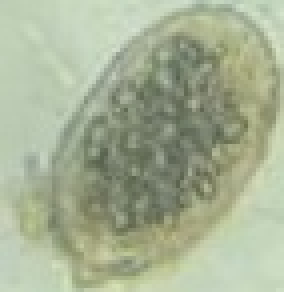
#> input picture src/projeto/src/main/java/org/example/parasitas/ancy1.jpeg, 71 x 73 px (shown 4 times larger); its folder holds only this picture in this run
$ python channels.py
#> lines starting #> are read from the running program, lines starting #| are printed output that depends on the picture; after the words box and inside, x2 and y2 are one past the last pixel; in counts of white or black regions, pixels touching at a corner belong together
import cv2 as cv
import matplotlib.pyplot as plt
import os
import numpy as np
files = os.listdir()

def convert_to_cmyk(image):
    # Normalizar a imagem para o intervalo [0, 1]
    img_normalized = image / 255.0
    R, G, B = cv.split(img_normalized)

    # Calculando os componentes CMY
    C = 1 - R
    M = 1 - G
    Y = 1 - B

    # Calculando o componente K
    K = np.min([C, M, Y], axis=0)

    # Ajustando os componentes CMY de acordo com K
    C = (C - K) / (1 - K + 1e-10)
    M = (M - K) / (1 - K + 1e-10)
    Y = (Y - K) / (1 - K + 1e-10)

    # Converter de volta para a faixa [0, 255]
    C = (C * 255).astype(np.uint8)
    M = (M * 255).astype(np.uint8)
    Y = (Y * 255).astype(np.uint8)
    K = (K * 255).astype(np.uint8)

    return C, M, Y, K

def create_circular_kernel(diameter):
    radius = diameter // 2
    kernel = np.zeros((diameter, diameter), dtype=np.uint8)
    cv.circle(kernel, (radius, radius), radius, 1, -1)
    return kernel

imgs:list = []
for file in files:
    if 'jpeg' in file:
        imgs.append(cv.imread(file))

plt.figure("Canais CMYK")
count = 1
for img in imgs:
    result = img.copy()
    img = cv.medianBlur(img, 7)
    img = cv.GaussianBlur(img, (7,7),0)

    img = cv.bilateralFilter(img, 5, 40, 0)

    red = img[:,:, 2]

    ycbcr = cv.cvtColor(img, cv.COLOR_BGR2YCrCb)
    cb = ycbcr[:,:,1]
    imSeg2 = cv.subtract(red,cb)
    plt.subplot(len(imgs), 5, count)
    plt.imshow(imSeg2, cmap='gray')
    # plt.title('Cyan')
    count +=1

    ret, binary1 = cv.threshold(imSeg2, 0, 255,  cv.THRESH_BINARY + cv.THRESH_OTSU)
    kernel = cv.getStructuringElement(cv.MORPH_ELLIPSE, (5, 5))
    binary1 = cv.bitwise_not(binary1)
    # binary = cv.morphologyEx(binary1, cv.MORPH_OPEN, kernel)
    imageTeste = result.copy()
    imageTeste[:,:,0] = cv.bitwise_and(imageTeste[:,:,0], binary1)
    imageTeste[:,:,1] = cv.bitwise_and(imageTeste[:,:,1], binary1)
    imageTeste[:,:,2] = cv.bitwise_and(imageTeste[:,:,2], binary1)
    imageTeste = cv.cvtColor(imageTeste, cv.COLOR_BGR2RGB)
    plt.subplot(len(imgs), 5, count)
    plt.imshow(imageTeste, cmap='gray')
    # plt.title('Cyan')
    count +=1


    # img[:,:,0] = cv.equalizeHist(img[:,:,0])
    # img[:,:,1] = cv.equalizeHist(img[:,:,1])
    # img[:,:,2] = cv.equalizeHist(img[:,:,2])
    C, M, Y, K = convert_to_cmyk(img)

    imSeg = cv.add(cv.add(Y, K), C)
    plt.subplot(len(imgs), 5, count)
    plt.imshow(imSeg, cmap='gray')
    # plt.title('Cyan')
    count +=1


    ret, binary1 = cv.threshold(imSeg, 0, 255,  cv.THRESH_BINARY + cv.THRESH_OTSU)
    kernel = cv.getStructuringElement(cv.MORPH_ELLIPSE, (5, 5))

    binary = cv.morphologyEx(binary1, cv.MORPH_OPEN, kernel)

    image = result.copy()
    image[:,:,0] = cv.bitwise_and(image[:,:,0], binary)
    image[:,:,1] = cv.bitwise_and(image[:,:,1], binary)
    image[:,:,2] = cv.bitwise_and(image[:,:,2], binary)
    image = cv.cvtColor(image, cv.COLOR_BGR2RGB)
    plt.subplot(len(imgs), 5, count)
    plt.imshow(image)
    # plt.title('Cyan')
    count +=1

    # noise removal
    kernel = np.ones((3,3),np.uint8)
    opening = cv.morphologyEx(binary,cv.MORPH_OPEN,kernel, iterations = 2)
    # sure background area
    sure_bg = cv.dilate(opening,kernel,iterations=3)
    # Finding sure foreground area
    dist_transform = cv.distanceTransform(opening,cv.DIST_L2,5)
    ret, sure_fg = cv.threshold(dist_transform,0.7*dist_transform.max(),255,0)
    # Finding unknown region
    sure_fg = np.uint8(sure_fg)
    unknown = cv.subtract(sure_bg,sure_fg)
    dist_transform = cv.distanceTransform(binary, cv.DIST_L2, 5)

    # [5 lines of commented-out code are left out]

    ret, markers = cv.connectedComponents(sure_fg)
    # Add one to all labels so that sure background is not 0, but 1
    markers = markers+1
    # Now, mark the region of unknown with zero
    markers[unknown==255] = 0
    markers = cv.watershed(img,markers)
    result[markers == -1] = [255,0,0]

    result = cv.cvtColor(result, cv.COLOR_BGR2RGB)
    plt.subplot(len(imgs), 5, count)
    plt.imshow(result, cmap='gray')
    # plt.title('Cyan')
    count +=1
#> this loop made 1 pass
#> (count, kernel) on pass 1: (6, [[1, 1, 1], [1, 1, 1], [1, 1, 1]])
#> pass 1, `red = img[:,:, 2]`:
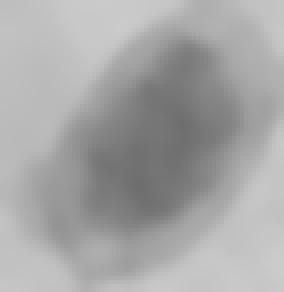
#> red: shape (73, 71) (shown 4 times larger); min 110, max 203, mean 166.2
#> after the loop:
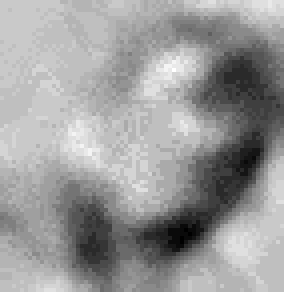
#> Y: shape (73, 71) (shown 4 times larger); min 0, max 24, mean 14.5; drawn with min black and max white
#> after the loop:
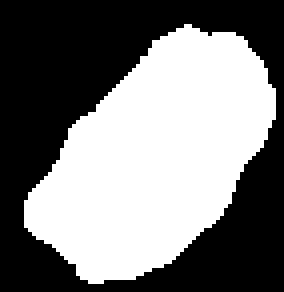
#> binary: shape (73, 71) (shown 4 times larger); 48.3% white; 1 white region, box (x1, y1, x2, y2) and area: (6, 6, 69, 71) 2501
#> after the loop: binary1: shape (73, 71); 48.4% white; 1 white region, box (x1, y1, x2, y2) and area: (5, 6, 70, 72) 2511
#> after the loop:
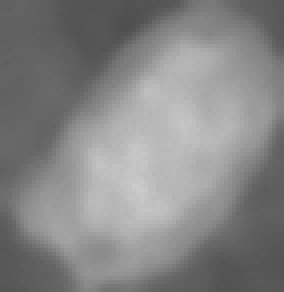
#> imSeg: shape (73, 71) (shown 4 times larger); min 78, max 203, mean 133.3
#> after the loop:
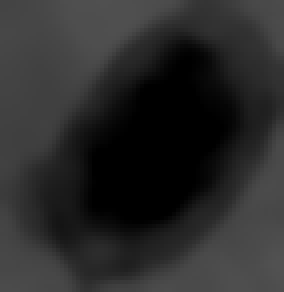
#> imSeg2: shape (73, 71) (shown 4 times larger); min 0, max 81, mean 42.2
#> after the loop:
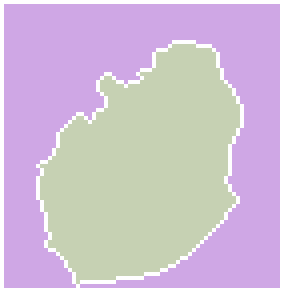
#> markers: shape (73, 71) int32 (shown 4 times larger); 3 distinct labels, from -1 to 2; one colour per label, 0 black, -1 white
#> after the loop: opening: shape (73, 71); 48.1% white; 1 white region, box (x1, y1, x2, y2) and area: (6, 7, 69, 70) 2495
#> after the loop: sure_bg: shape (73, 71); 63.2% white; 2 black regions, box (x1, y1, x2, y2) and area: (0, 0, 71, 73) 1408, (37, 35, 71, 73) 501
#> after the loop:
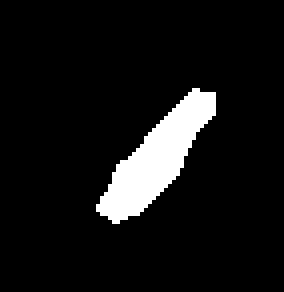
#> sure_fg: shape (73, 71) (shown 4 times larger); 7.9% white; 1 white region, box (x1, y1, x2, y2) and area: (24, 22, 54, 56) 407
#> after the loop, count = 6


plt.show()
